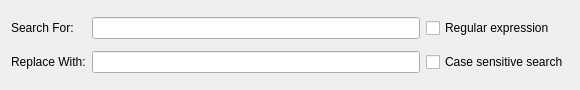
<?xml version="1.0" encoding="UTF-8"?>
<ui version="4.0">
 <class>TransformProvider_searchReplace</class>
 <widget class="QWidget" name="TransformProvider_searchReplace">
  <property name="geometry">
   <rect>
    <x>0</x>
    <y>0</y>
    <width>580</width>
    <height>90</height>
   </rect>
  </property>
  <property name="windowTitle">
   <string>Form</string>
  </property>
  <layout class="QGridLayout" name="gridLayout">
   <item row="0" column="0">
    <widget class="QLabel" name="label_SearchFor">
     <property name="text">
      <string>Search For:</string>
     </property>
    </widget>
   </item>
   <item row="0" column="1">
    <widget class="QLineEdit" name="searchForLineEdit">
     <property name="text">
      <string/>
     </property>
    </widget>
   </item>
   <item row="1" column="0">
    <widget class="QLabel" name="label_ReplaceWith">
     <property name="text">
      <string>Replace With:</string>
     </property>
    </widget>
   </item>
   <item row="1" column="1">
    <widget class="QLineEdit" name="replaceWithLineEdit">
     <property name="text">
      <string/>
     </property>
    </widget>
   </item>
   <item row="1" column="2">
    <widget class="QCheckBox" name="caseSensitiveSearchCheckBox">
     <property name="text">
      <string>Case sensitive search</string>
     </property>
    </widget>
   </item>
   <item row="0" column="2">
    <widget class="QCheckBox" name="regularExpressionCheckBox">
     <property name="text">
      <string>Regular expression</string>
     </property>
    </widget>
   </item>
  </layout>
 </widget>
 <resources/>
 <connections/>
</ui>
